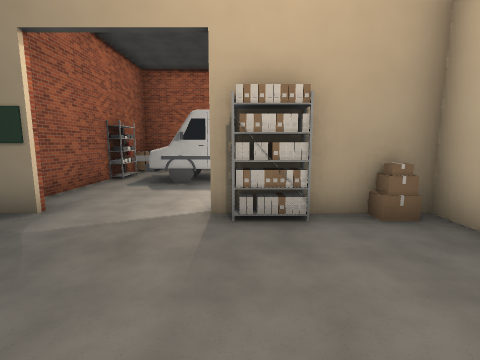
[1] (above)

24 first-person views from a walk through a level from a Godot 3-D game. The camera is 1.2 m above the floor, tilts 8° down and sees 85° across. Doors that lead somewhere are drawn open, without their leaves. The floor is counted in squares, 1 m on a side. Each view is taken from the middle of a square. On the plan, view 1 faces up. The plan holds only what a view shows up to about 12 squares ahead; the rest is blank. Some surface patterns are stand-ins.

[2]
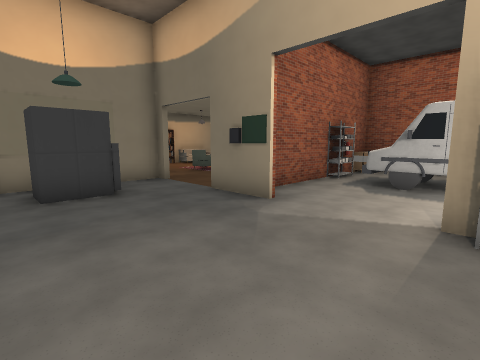

[3]
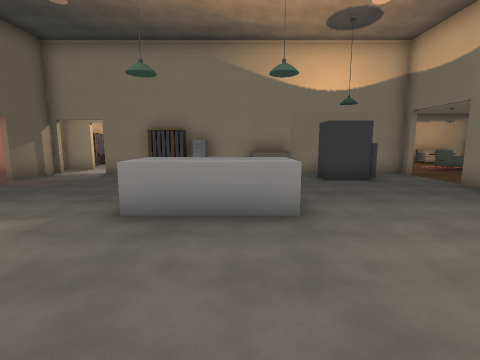

[4]
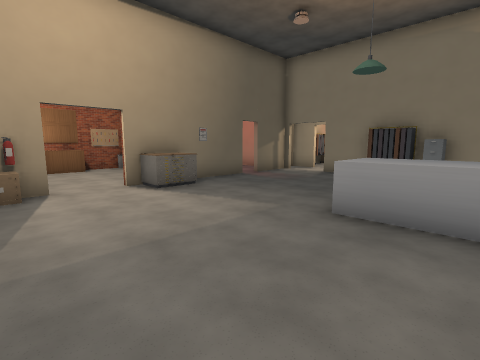

[5]
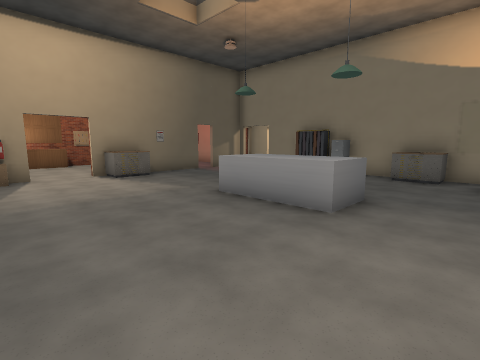

[6]
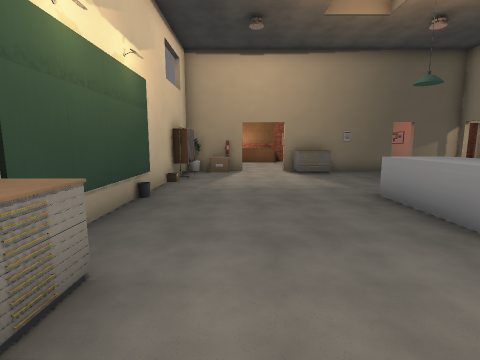

[7]
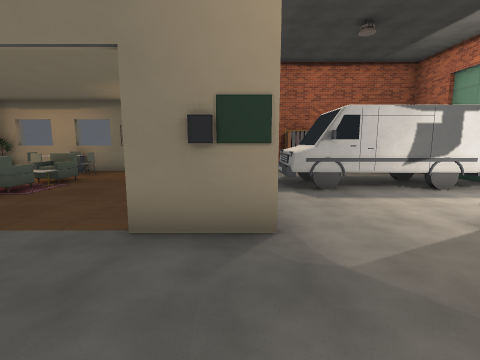

[8]
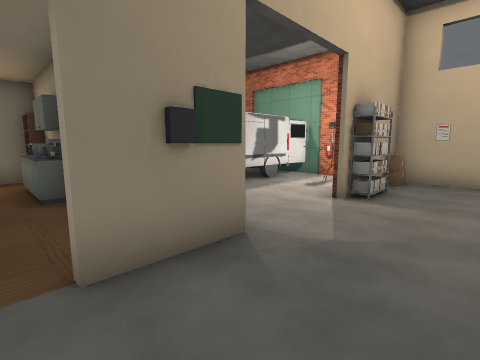

[9]
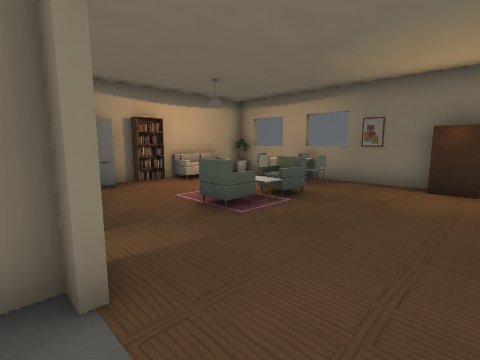

[10]
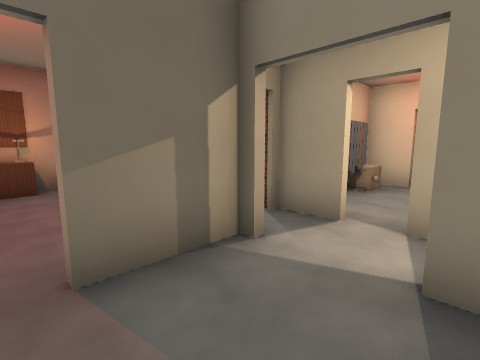

[11]
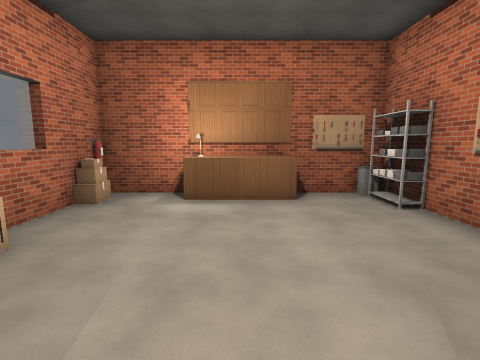

[12]
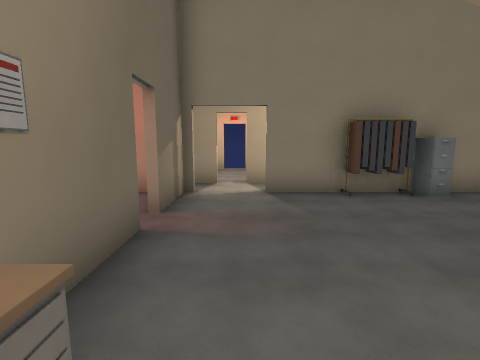

[13]
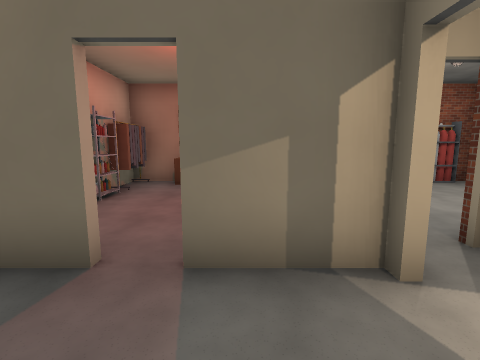

[14]
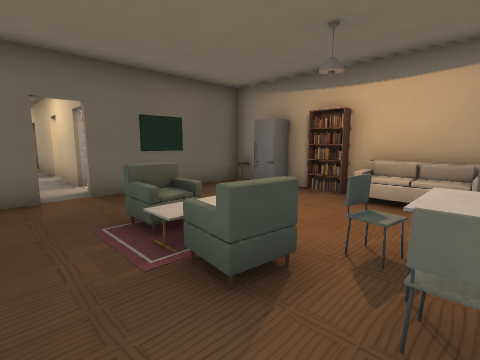

[15]
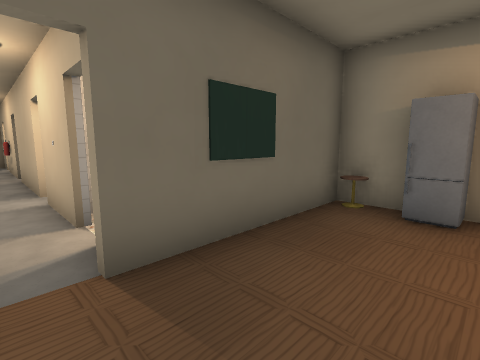

[16]
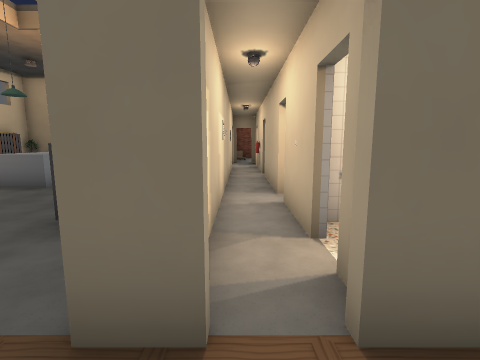

[17]
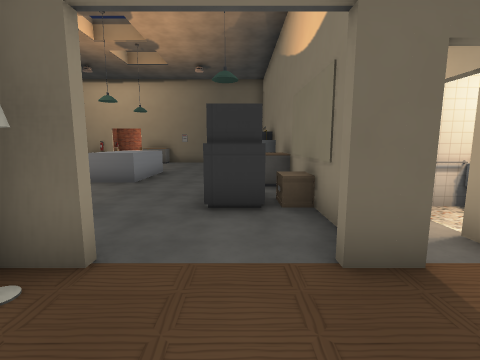

[18]
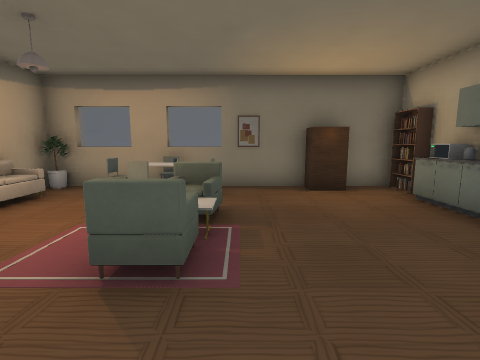

[19]
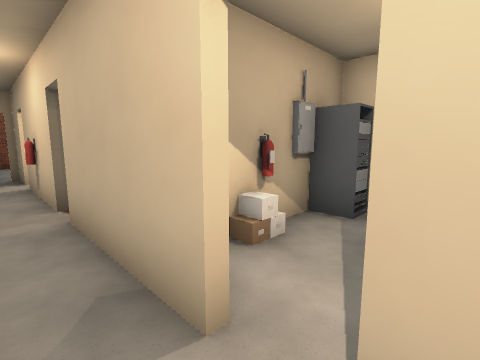

[20]
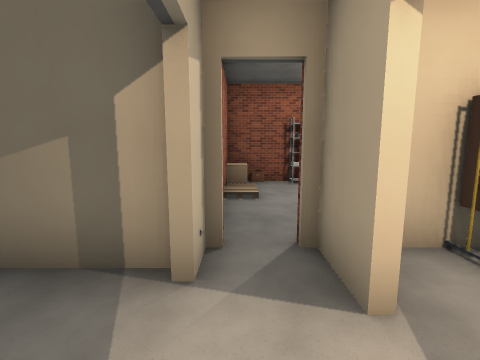

[21]
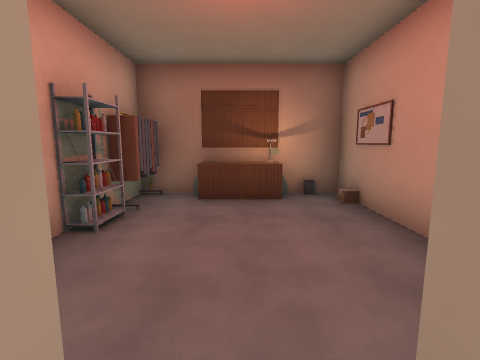

[22]
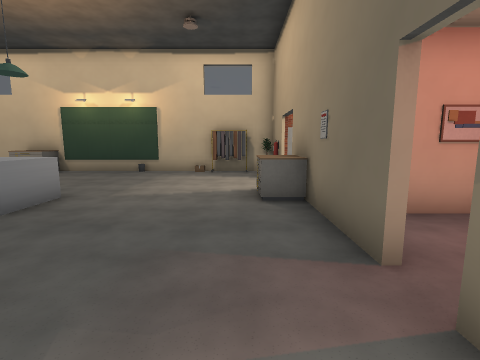

[23]
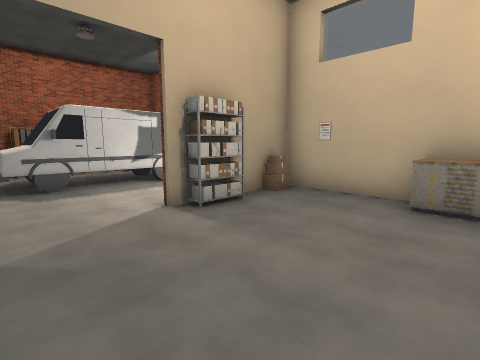

[24]
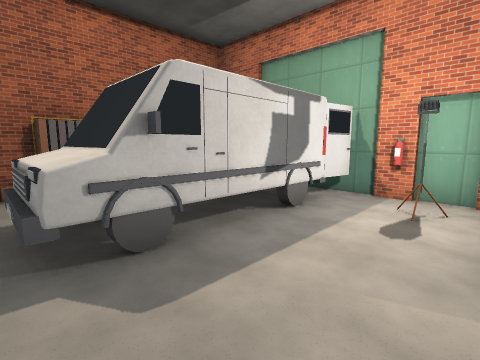

### Floor plan
Key: @ floor where view 1 was taken; # wall or solid block; x gap in a wall; . main floor; : floor 0.5 m higher than the main floor; D closed door; = window, fence, low wall or low ledge; P pallet; S shelf; A van; B box; R armchair; C chest; I cabinet; T crate; L block; N plant; H chair; E table; K bookshelf; F kettle; M microwave; U counter; G fire extinguisher; J sofa; Q fridge; W bin; Y lamp; Z rack; O other object.
Columns run from 15 left of view 1 to 4 right of it. Each row starts with its distance up from view 1.
 13 ##=##=####
 12 #N..#...O.KP#OOOOO
 11 #..HEH....KP.....O
 10 #O..H....FMOAAA A
  9 ##J..R....ISAA::AA
  8  K...R....U#AAAAAAA#
  7 #....R.....#......G#
  6  Q.........#.....O##
  5  E####....Y#.....###
  4     ##x#.......SSBB#
  3      #.#...........#
  2      #.T#..........#
  1      #.##.........C
  0   ...x.C.......@..C
 -1  #ZG##.C...O#.....#
 -2      #.#...OO.....#
 -3      #.I...OO.....#
 -4      ..I...O#.....##
 -5       .O...........#
 -6      G.#...........#
 -7       .#..........O
 -8  D...x...........TO
 -9  DTO.x.##.##CCC.###
-10  #TO ###.... #...#
-11      .##....#.....T
-12    ...##....#.....T
-13    ...##...S#......=
-14   ....T#...OS.....B#
-15  #O S#T#OLLOW#LLO.G
-16                  #

Positions as (right, up) in squares from view 1, and headings:
1: (0, 0), facing up
2: (0, 0), facing up-left
3: (2, -2), facing left
4: (2, -2), facing down-left
5: (2, 1), facing down-left
6: (1, 2), facing down
7: (-4, 1), facing up
8: (-6, 2), facing up-right
9: (-6, 4), facing up-left
10: (-6, -7), facing down-left
11: (0, -9), facing down
12: (-2, -8), facing left
13: (-7, -7), facing down
14: (-8, 11), facing down-left
15: (-9, 7), facing down-left
16: (-9, 6), facing down
17: (-7, 7), facing down
18: (-9, 5), facing up
19: (-9, 1), facing down-left
20: (-9, -7), facing down
21: (-6, -9), facing down
22: (-8, -8), facing right
23: (-3, 0), facing up-right
24: (-3, 5), facing up-right
